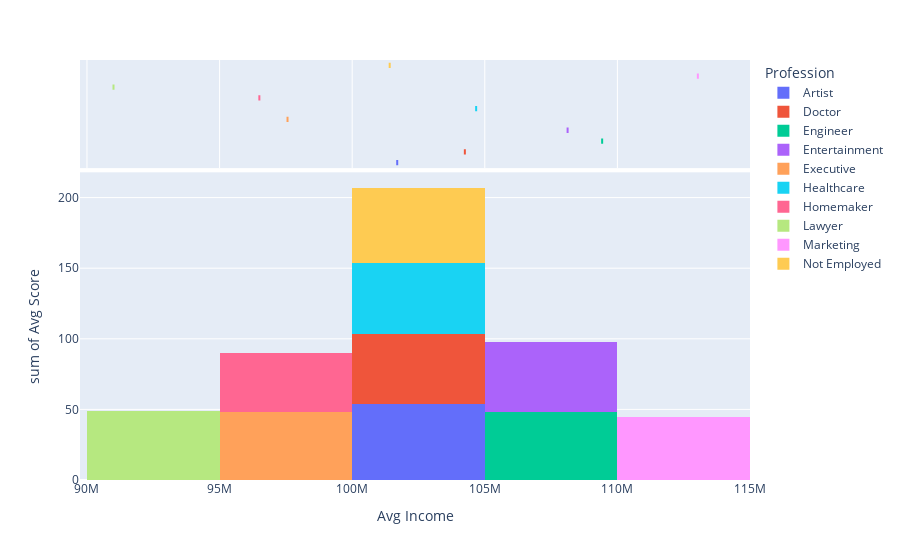

This figure's notebook cell:
### Code cell
# plot Histogram

plot_hist = px.histogram(merge_1, x="Avg Income", y="Avg Score", color="Profession",
                   marginal="box", # or violin, rug
                   hover_data= merge_1.columns)
plot_hist

### Figure 1 — Plotly figure (JSON) as saved in the notebook; plotly's stock layout.template omitted (floating-point values rounded to 4 significant figures)
{"data": [{"alignmentgroup": "True", "bingroup": "x", "histfunc": "sum", "hovertemplate": "Profession=Artist<br>Avg Income=%{x}<br>sum of Avg Score=%{y}<extra></extra>", "legendgroup": "Artist", "marker": {"color": "#636efa", "pattern": {"shape": ""}}, "name": "Artist", "offsetgroup": "Artist", "orientation": "v", "showlegend": true, "type": "histogram", "x": [101698000], "xaxis": "x", "y": [54], "yaxis": "y"}, {"alignmentgroup": "True", "customdata": [["Artist"]], "hovertemplate": "Profession=%{customdata[0]}<br>Avg Income=%{x}<extra></extra>", "legendgroup": "Artist", "marker": {"color": "#636efa"}, "name": "Artist", "notched": true, "offsetgroup": "Artist", "showlegend": false, "type": "box", "x": [101698000], "xaxis": "x2", "yaxis": "y2"}, {"alignmentgroup": "True", "bingroup": "x", "histfunc": "sum", "hovertemplate": "Profession=Doctor<br>Avg Income=%{x}<br>sum of Avg Score=%{y}<extra></extra>", "legendgroup": "Doctor", "marker": {"color": "#EF553B", "pattern": {"shape": ""}}, "name": "Doctor", "offsetgroup": "Doctor", "orientation": "v", "showlegend": true, "type": "histogram", "x": [104248500], "xaxis": "x", "y": [49.5], "yaxis": "y"}, {"alignmentgroup": "True", "customdata": [["Doctor"]], "hovertemplate": "Profession=%{customdata[0]}<br>Avg Income=%{x}<extra></extra>", "legendgroup": "Doctor", "marker": {"color": "#EF553B"}, "name": "Doctor", "notched": true, "offsetgroup": "Doctor", "showlegend": false, "type": "box", "x": [104248500], "xaxis": "x2", "yaxis": "y2"}, {"alignmentgroup": "True", "bingroup": "x", "histfunc": "sum", "hovertemplate": "Profession=Engineer<br>Avg Income=%{x}<br>sum of Avg Score=%{y}<extra></extra>", "legendgroup": "Engineer", "marker": {"color": "#00cc96", "pattern": {"shape": ""}}, "name": "Engineer", "offsetgroup": "Engineer", "orientation": "v", "showlegend": true, "type": "histogram", "x": [109425000], "xaxis": "x", "y": [48], "yaxis": "y"}, {"alignmentgroup": "True", "customdata": [["Engineer"]], "hovertemplate": "Profession=%{customdata[0]}<br>Avg Income=%{x}<extra></extra>", "legendgroup": "Engineer", "marker": {"color": "#00cc96"}, "name": "Engineer", "notched": true, "offsetgroup": "Engineer", "showlegend": false, "type": "box", "x": [109425000], "xaxis": "x2", "yaxis": "y2"}, {"alignmentgroup": "True", "bingroup": "x", "histfunc": "sum", "hovertemplate": "Profession=Entertainment<br>Avg Income=%{x}<br>sum of Avg Score=%{y}<extra></extra>", "legendgroup": "Entertainment", "marker": {"color": "#ab63fa", "pattern": {"shape": ""}}, "name": "Entertainment", "offsetgroup": "Entertainment", "orientation": "v", "showlegend": true, "type": "histogram", "x": [108122500], "xaxis": "x", "y": [49.5], "yaxis": "y"}, {"alignmentgroup": "True", "customdata": [["Entertainment"]], "hovertemplate": "Profession=%{customdata[0]}<br>Avg Income=%{x}<extra></extra>", "legendgroup": "Entertainment", "marker": {"color": "#ab63fa"}, "name": "Entertainment", "notched": true, "offsetgroup": "Entertainment", "showlegend": false, "type": "box", "x": [108122500], "xaxis": "x2", "yaxis": "y2"}, {"alignmentgroup": "True", "bingroup": "x", "histfunc": "sum", "hovertemplate": "Profession=Executive<br>Avg Income=%{x}<br>sum of Avg Score=%{y}<extra></extra>", "legendgroup": "Executive", "marker": {"color": "#FFA15A", "pattern": {"shape": ""}}, "name": "Executive", "offsetgroup": "Executive", "orientation": "v", "showlegend": true, "type": "histogram", "x": [97562000], "xaxis": "x", "y": [48], "yaxis": "y"}, {"alignmentgroup": "True", "customdata": [["Executive"]], "hovertemplate": "Profession=%{customdata[0]}<br>Avg Income=%{x}<extra></extra>", "legendgroup": "Executive", "marker": {"color": "#FFA15A"}, "name": "Executive", "notched": true, "offsetgroup": "Executive", "showlegend": false, "type": "box", "x": [97562000], "xaxis": "x2", "yaxis": "y2"}, {"alignmentgroup": "True", "bingroup": "x", "histfunc": "sum", "hovertemplate": "Profession=Healthcare<br>Avg Income=%{x}<br>sum of Avg Score=%{y}<extra></extra>", "legendgroup": "Healthcare", "marker": {"color": "#19d3f3", "pattern": {"shape": ""}}, "name": "Healthcare", "offsetgroup": "Healthcare", "orientation": "v", "showlegend": true, "type": "histogram", "x": [104674000], "xaxis": "x", "y": [50.5], "yaxis": "y"}, {"alignmentgroup": "True", "customdata": [["Healthcare"]], "hovertemplate": "Profession=%{customdata[0]}<br>Avg Income=%{x}<extra></extra>", "legendgroup": "Healthcare", "marker": {"color": "#19d3f3"}, "name": "Healthcare", "notched": true, "offsetgroup": "Healthcare", "showlegend": false, "type": "box", "x": [104674000], "xaxis": "x2", "yaxis": "y2"}, {"alignmentgroup": "True", "bingroup": "x", "histfunc": "sum", "hovertemplate": "Profession=Homemaker<br>Avg Income=%{x}<br>sum of Avg Score=%{y}<extra></extra>", "legendgroup": "Homemaker", "marker": {"color": "#FF6692", "pattern": {"shape": ""}}, "name": "Homemaker", "offsetgroup": "Homemaker", "orientation": "v", "showlegend": true, "type": "histogram", "x": [96500000], "xaxis": "x", "y": [42], "yaxis": "y"}, {"alignmentgroup": "True", "customdata": [["Homemaker"]], "hovertemplate": "Profession=%{customdata[0]}<br>Avg Income=%{x}<extra></extra>", "legendgroup": "Homemaker", "marker": {"color": "#FF6692"}, "name": "Homemaker", "notched": true, "offsetgroup": "Homemaker", "showlegend": false, "type": "box", "x": [96500000], "xaxis": "x2", "yaxis": "y2"}, {"alignmentgroup": "True", "bingroup": "x", "histfunc": "sum", "hovertemplate": "Profession=Lawyer<br>Avg Income=%{x}<br>sum of Avg Score=%{y}<extra></extra>", "legendgroup": "Lawyer", "marker": {"color": "#B6E880", "pattern": {"shape": ""}}, "name": "Lawyer", "offsetgroup": "Lawyer", "orientation": "v", "showlegend": true, "type": "histogram", "x": [91000000], "xaxis": "x", "y": [49], "yaxis": "y"}, {"alignmentgroup": "True", "customdata": [["Lawyer"]], "hovertemplate": "Profession=%{customdata[0]}<br>Avg Income=%{x}<extra></extra>", "legendgroup": "Lawyer", "marker": {"color": "#B6E880"}, "name": "Lawyer", "notched": true, "offsetgroup": "Lawyer", "showlegend": false, "type": "box", "x": [91000000], "xaxis": "x2", "yaxis": "y2"}, {"alignmentgroup": "True", "bingroup": "x", "histfunc": "sum", "hovertemplate": "Profession=Marketing<br>Avg Income=%{x}<br>sum of Avg Score=%{y}<extra></extra>", "legendgroup": "Marketing", "marker": {"color": "#FF97FF", "pattern": {"shape": ""}}, "name": "Marketing", "offsetgroup": "Marketing", "orientation": "v", "showlegend": true, "type": "histogram", "x": [113034000], "xaxis": "x", "y": [44.5], "yaxis": "y"}, {"alignmentgroup": "True", "customdata": [["Marketing"]], "hovertemplate": "Profession=%{customdata[0]}<br>Avg Income=%{x}<extra></extra>", "legendgroup": "Marketing", "marker": {"color": "#FF97FF"}, "name": "Marketing", "notched": true, "offsetgroup": "Marketing", "showlegend": false, "type": "box", "x": [113034000], "xaxis": "x2", "yaxis": "y2"}, {"alignmentgroup": "True", "bingroup": "x", "histfunc": "sum", "hovertemplate": "Profession=Not Employed<br>Avg Income=%{x}<br>sum of Avg Score=%{y}<extra></extra>", "legendgroup": "Not Employed", "marker": {"color": "#FECB52", "pattern": {"shape": ""}}, "name": "Not Employed", "offsetgroup": "Not Employed", "orientation": "v", "showlegend": true, "type": "histogram", "x": [101414000], "xaxis": "x", "y": [53], "yaxis": "y"}, {"alignmentgroup": "True", "customdata": [["Not Employed"]], "hovertemplate": "Profession=%{customdata[0]}<br>Avg Income=%{x}<extra></extra>", "legendgroup": "Not Employed", "marker": {"color": "#FECB52"}, "name": "Not Employed", "notched": true, "offsetgroup": "Not Employed", "showlegend": false, "type": "box", "x": [101414000], "xaxis": "x2", "yaxis": "y2"}], "layout": {"barmode": "relative", "legend": {"title": {"text": "Profession"}, "tracegroupgap": 0}, "margin": {"t": 60}, "xaxis": {"anchor": "y", "domain": [0, 1], "title": {"text": "Avg Income"}}, "xaxis2": {"anchor": "y2", "domain": [0, 1], "matches": "x", "showgrid": true, "showticklabels": false}, "yaxis": {"anchor": "x", "domain": [0, 0.7326], "title": {"text": "sum of Avg Score"}}, "yaxis2": {"anchor": "x2", "domain": [0.7426, 1], "matches": "y2", "showgrid": false, "showline": false, "showticklabels": false, "ticks": ""}}}
